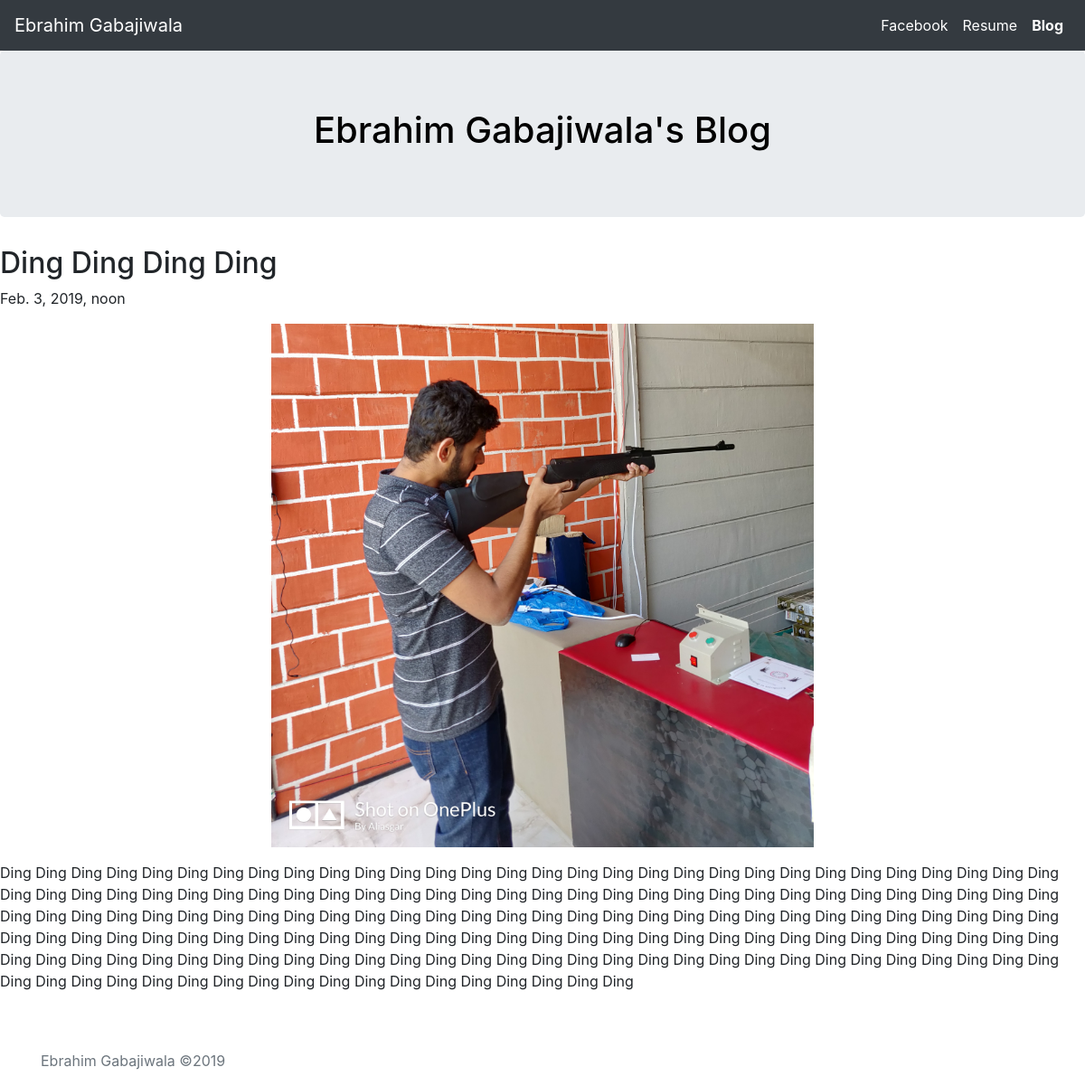
The app's page /blog/2/ with its own data.
### blog/models.py (models this page shows, shortened)
class Blog(models.Model):
	title=models.CharField(max_length=200,default="")
	body=models.TextField(default="")
	image=models.ImageField(upload_to='images/', default=None)
	pub_date=models.DateTimeField(default=None)

### blog/views.py (the view)
# urls.py: path('<int:blog_id>/',views.detail,name='detailblog'),
def detail(request,blog_id):
	detailblog=get_object_or_404(Blog,pk=blog_id)
	return render(request,'blog/detailblog.html',{'blog':detailblog})

### blog/templates/blog/detailblog.html (shortened to what this page needs)
<!doctype html>
<html lang="en">
  <head>
  	{% load staticfiles %}
<link rel="stylesheet" href="https://stackpath.bootstrapcdn.com/bootstrap/4.2.1/css/bootstrap.min.css">
  </head>
  <body>
    <header>
		<nav class="navbar navbar-expand-lg navbar-dark bg-dark">
		  <a class="navbar-brand" href="{% url 'home' %}">Ebrahim Gabajiwala</a>
		  <div class="collapse navbar-collapse" id="navbarNavAltMarkup">
		    <div class="navbar-nav ml-auto">
		      <a class="nav-item nav-link active" href="https://www.facebook.com/gabajis.farms" target="_blank">Facebook <span class="sr-only">(current)</span></a>
		      <a class="nav-item nav-link active" href="{% static 'resume.pdf' %}" target="_blank">Resume </a>
		      <a class="nav-item nav-link active" href="{% url 'bloghome' %}" ><b>Blog</b> </a>
		    </div>
		  </div>
		</nav>
</header>
<main role="main">
  <section class="jumbotron text-center">
    <div class="container">
      <a href="{% url 'bloghome' %}" style=" color: rgb(1,0,0);">
      <h1 class="jumbotron-heading">Ebrahim Gabajiwala's Blog</h1>
      </a>
    </div>
  </section>
  <div class="blog-post">
    <h2 class="blog-post-title">{{ blog.title }}</h2>
    <p class="blog-post-meta">{{ blog.pub_date }}</p>
    <p align="center">
    	<img src="{{ blog.image.url }}"  class="img-fluid" style="width: 50%;" />
    </p>
    <p>
    	{{blog.body}}
    </p>
  </div>
<br /><br />
</main>
<footer class="text-muted">
  <div class="container">
    <p>Ebrahim Gabajiwala &copy;{% now "Y" %}</p>
  </div>
</footer>
</body>
</html>

### records on screen
Blog: title "Ding Ding Ding Ding", pub_date "Feb. 3, 2019, noon", image (picture), body "Ding Ding Ding Ding Ding Ding Ding Ding Ding Ding Ding Ding Ding Ding Ding Ding Ding Ding Ding Ding Ding Ding Ding Ding Ding Ding Ding Ding Ding Ding Ding Ding Ding Ding Ding Ding Ding Ding Ding Ding Ding Ding Ding Ding Ding Ding Ding Ding Ding Ding Ding Ding Ding Ding Ding Ding Ding Ding Ding Ding Ding Ding Ding Ding Ding Ding Ding Ding Ding Ding Ding Ding Ding Ding Ding Ding Ding Ding Ding Ding Ding Ding Ding Ding Ding Ding Ding Ding Ding Ding Ding Ding Ding Ding Ding Ding Ding Ding Ding Ding Ding Ding Ding Ding Ding Ding Ding Ding Ding Ding Ding Ding Ding Ding Ding Ding Ding Ding Ding Ding Ding Ding Ding Ding Ding Ding Ding Ding Ding Ding Ding Ding Ding Ding Ding Ding Ding Ding Ding Ding…"
